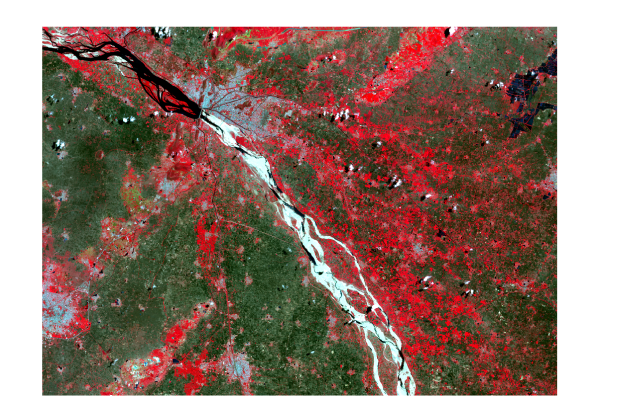
#> input picture stacking_output1.png, 1251 x 831 px, found by its file name (shown at 1/2 size)
$ jupyter execute --allow-errors 'LandCover Change Detection.ipynb'   (shell and % lines are left out)
#> lines starting #> are read from the running program, lines starting #| are printed output that depends on the picture; after the words box and inside, x2 and y2 are one past the last pixel; in counts of white or black regions, pixels touching at a corner belong together
[cell 1]
import numpy as np
import cv2
from sklearn.cluster import KMeans
from sklearn.decomposition import PCA
from collections import Counter
import skimage
import scipy.stats as stats

[cell 2]
def find_vector_set(diff_image, new_size):
    i = 0
    j = 0
    vector_set = np.zeros((int(new_size[0] * new_size[1] / 25), 25))
    while i < vector_set.shape[0]:
        while j < new_size[0]:
            k = 0
            while k < new_size[1]:
                block   = diff_image[j:j+5, k:k+5]
                feature = block.ravel()
                vector_set[i, :] = feature
                k = k + 5
            j = j + 5
        i = i + 1

    mean_vec   = np.mean(vector_set, axis = 0)
    vector_set = vector_set - mean_vec
    print(np.size(vector_set,0),np.size(vector_set,1))
    return vector_set, mean_vec

[cell 3]
def find_FVS(EVS, diff_image, mean_vec, new):

    i = 2
    feature_vector_set = []

    while i < new[0] - 2:
        j = 2
        while j < new[1] - 2:
            block = diff_image[i-2:i+3, j-2:j+3]
            feature = block.flatten()
            feature_vector_set.append(feature)
            j = j+1
        i = i+1

    FVS = np.dot(feature_vector_set, EVS)
    FVS = FVS - mean_vec
    print("\nfeature vector space size", FVS.shape)
    return FVS

[cell 4]
def clustering(FVS, components, new):

    kmeans = KMeans(components, verbose = 0)
    kmeans.fit(FVS)
    output = kmeans.predict(FVS)
    count  = Counter(output)

    least_index = min(count, key = count.get)
    change_map  = np.reshape(output,(new[0] - 4, new[1] - 4))
    return least_index, change_map

[cell 5]
import pandas as pd
from google.colab import drive
drive.mount('/content/gdrive')

[cell 6]
if __name__ == "__main__":
    a = "/content/gdrive/MyDrive/stacking_output1.png"
    b = "/content/gdrive/MyDrive/stacking_output2.png"

[cell 7]
img1 = cv2.imread(a)
#> img1 is the input picture: shape (831, 1251, 3); mean B, G, R 112.9, 123.5, 147.9
img2 = cv2.imread(b)
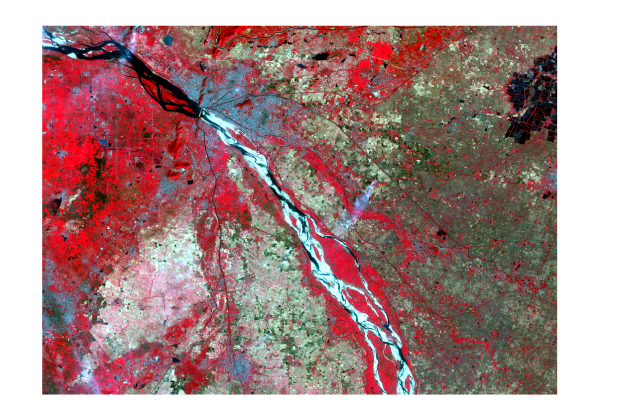
#> input picture stacking_output2.png, 1251 x 831 px, found by its file name (shown at 1/2 size)
#> img2 is the input picture: shape (831, 1251, 3); mean B, G, R 136.6, 137.5, 168.7

[cell 8]
img1=np.array(img1)
img2=np.array(img2)

[cell 9]
np.shape(img1)
#> Out = (831, 1251, 3)

[cell 10]
np.shape(img2)
#> Out = (831, 1251, 3)

[cell 11]
image1=img1[:,:,1]
image2=img2[:,:,1]

[cell 12]
new_size = np.asarray(img1.shape) / 5
#> new_size = [166.2, 250.2, 0.6]
new_size = new_size.astype(int) * 5
#> new_size = [830, 1250, 0]

[cell 13]
image1 = cv2.resize(image1, (new_size[1],new_size[0])).astype(np.int16)
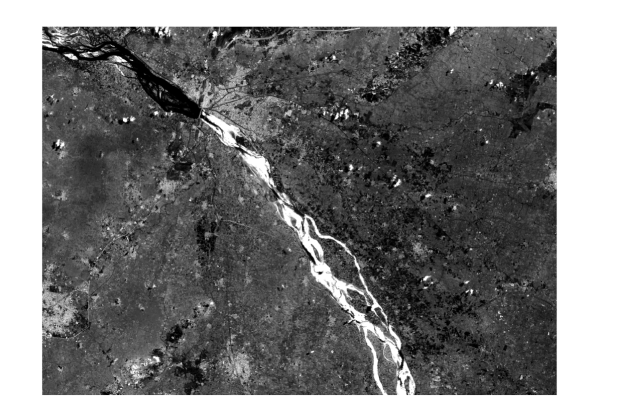
#> image1: shape (830, 1250) int16 (shown at 1/2 size); min 0, max 255, mean 123.4
image2 = cv2.resize(image2, (new_size[1],new_size[0])).astype(np.int16)
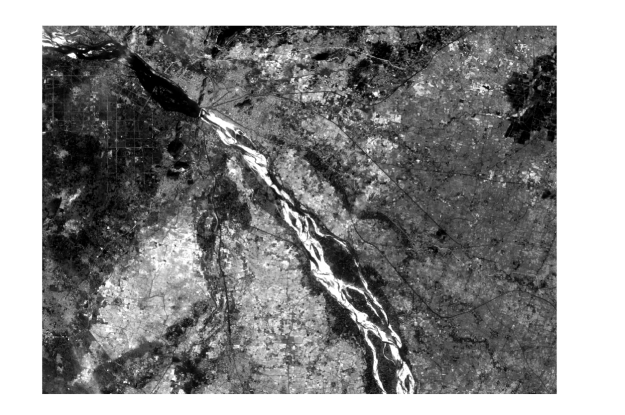
#> image2: shape (830, 1250) int16 (shown at 1/2 size); min 0, max 255, mean 137.4

[cell 14]
diff_image = abs(image1 - image2)
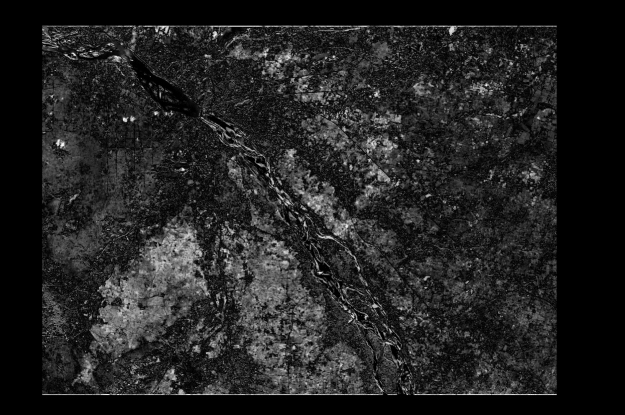
#> diff_image: shape (830, 1250) int16 (shown at 1/2 size); min 0, max 255, mean 34.9
diff_image

[cell 15]
vector_set, mean_vec = find_vector_set(diff_image, new_size)
#> after the loop in find_vector_set, `while i < vector_set.shape[0]:`: i = 41500; j = 830
#> in find_vector_set, `mean_vec   = np.mean(vector_set, axis = 0)`: mean_vec = 25 values from 0 to 0
#| 41500 25
#> mean_vec = 25 values from 0 to 0
pca  = PCA()
pca.fit(vector_set)
EVS = pca.components_

[cell 16]
FVS  = find_FVS(EVS, diff_image, mean_vec, new_size)
#> after the loop in find_FVS, `while i < new[0] - 2:`: feature_vector_set = 1029196 items; i = 828
#| feature vector space size (1029196, 25)
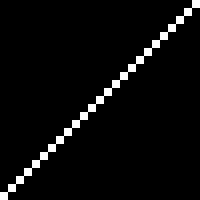
#> EVS: shape (25, 25) float64 (shown 8 times larger); values 0 (black) and 1 (white), 4% white in thin lines or dots
k = 3
least_index, change_map = clustering(FVS, k, new_size)
#> in clustering, `count  = Counter(output)`: count = {1: 448467, 0: 438358, 2: 142371}
#> in clustering, `least_index = min(count, key = count.get)`: least_index = 2
#> in clustering, `change_map  = np.reshape(output,(new[0] - 4, new[1] - 4))`:
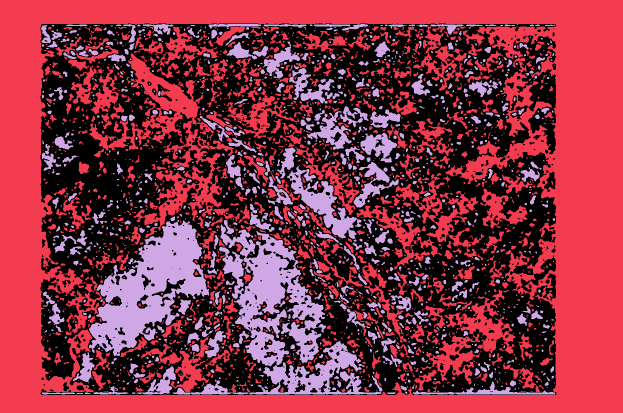
#> change_map: shape (826, 1246) int32 (shown at 1/2 size); 3 distinct labels, from 0 to 2; one colour per label, 0 black
#> least_index = 2

change_map[change_map == least_index] = 255
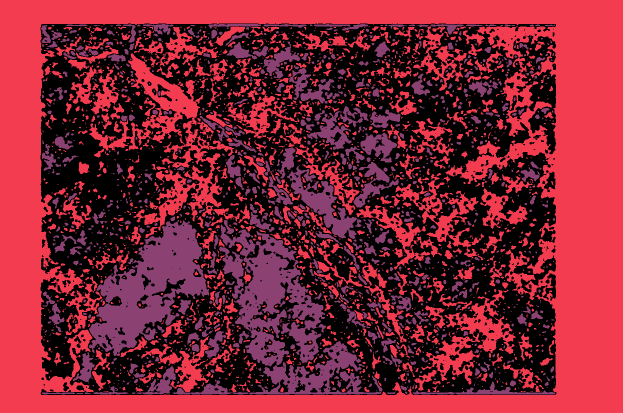
#> change_map: shape (826, 1246) int32 (shown at 1/2 size); 3 distinct labels, from 0 to 255; one colour per label, 0 black
change_map[change_map != 255] = 0
#> change_map: shape (826, 1246) int32; 13.8% white; 1120 white regions (634 under 20 px), largest, box (x1, y1, x2, y2) and area: (438, 449, 763, 789) 35490, (178, 440, 418, 712) 29504, (574, 330, 723, 478) 6375

change_map = change_map.astype(np.uint8)


kernel1    = np.asarray(((0,0,1,0,0),
                         (0,1,1,1,0),
                         (1,1,1,1,1),
                         (0,1,1,1,0),
                         (0,0,1,0,0)), dtype=np.uint8)

[cell 17]
kernel2=np.asarray(((0,0,0,1,0,0,0),
                   (0,0,1,1,1,0,0),
                   (0,1,1,1,1,1,0),
                   (1,1,1,1,1,1,1),
                   (0,1,1,1,1,1,0),
                   (0,0,1,1,1,0,0),
                   (0,0,0,1,0,0,0)),dtype=np.uint8)

cleanChangeMap = cv2.erode(change_map,kernel1)
#> cleanChangeMap: shape (826, 1246); 7.5% white; 681 white regions (448 under 20 px), largest, box (x1, y1, x2, y2) and area: (180, 444, 416, 710) 23722, (472, 469, 646, 667) 11835, (529, 684, 717, 787) 4458
clean=cv2.dilate(cleanChangeMap,kernel1)
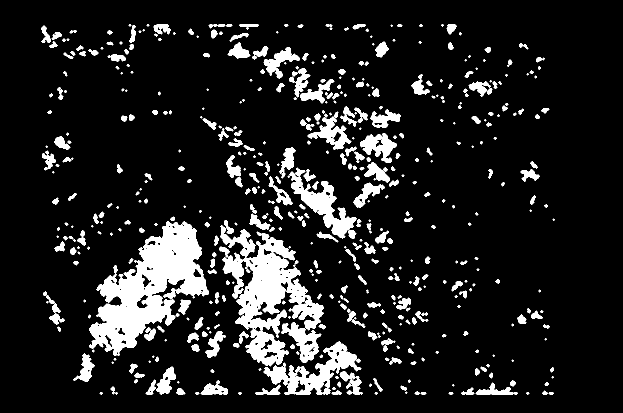
#> clean: shape (826, 1246) (shown at 1/2 size); 12% white; 539 white regions (130 under 20 px), largest, box (x1, y1, x2, y2) and area: (178, 442, 418, 712) 28599, (441, 450, 648, 733) 20818, (527, 682, 723, 789) 6936

[cell 18]
np.shape(img1)
#> Out = (831, 1251, 3)

[cell 19]
np.shape(img2)

[cell 20]
cleanChangeMap_New=cv2.resize(cleanChangeMap,(np.size(img1,1),np.size(img1,0))).astype(np.int16)
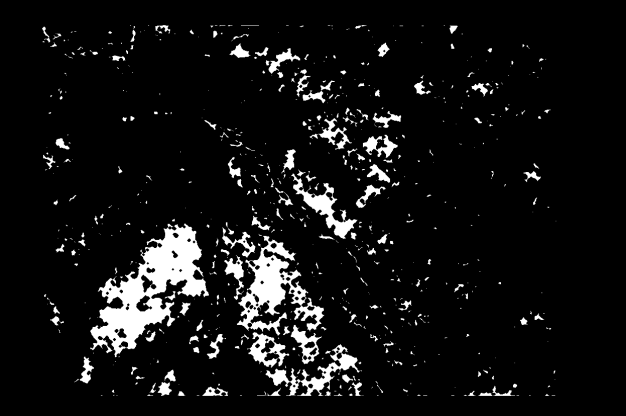
#> cleanChangeMap_New: shape (831, 1251) int16 (shown at 1/2 size); min 0, max 255, mean 19.1

[cell 21]
np.shape(cleanChangeMap_New)

[cell 22]
cv2.imwrite('a_erode.png',cleanChangeMap)
cv2.imwrite('a_without.png',change_map)
cv2.imwrite('a_dilate.png',clean)
#> Out = True

[cell 23]
from image_similarity_measures.quality_metrics import rmse, psnr

[cell 24]
a = "/content/gdrive/MyDrive/stacking_output1.png"
b = "/content/gdrive/MyDrive/stacking_output2.png"
y = "/content/gdrive/MyDrive/a_erode (1).png"

[cell 25]
in_img1 = cv2.imread(y)
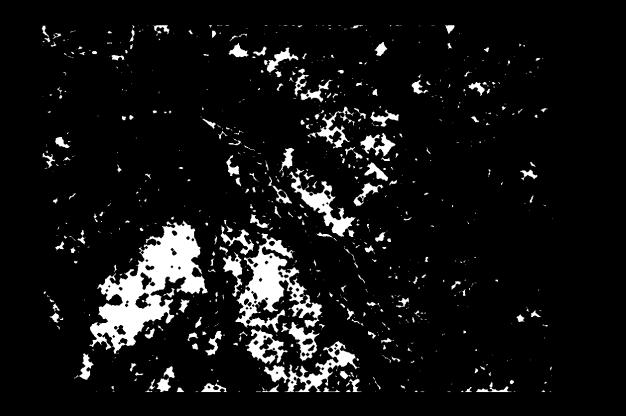
#> input picture a_erode (1).png, 1251 x 831 px, found by its file name (shown at 1/2 size)
#> in_img1 is the input picture: shape (831, 1251, 3); min 0, max 255, mean 19.5
in_img2 = cv2.imread(b)
#> (the rest of this cell did not finish here and is left out)
